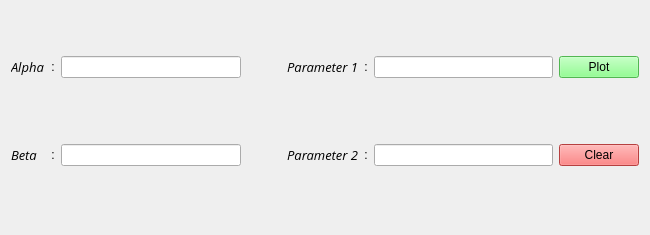
<?xml version="1.0" encoding="UTF-8"?>
<ui version="4.0">
 <class>second_option</class>
 <widget class="QWidget" name="second_option">
  <property name="geometry">
   <rect>
    <x>0</x>
    <y>0</y>
    <width>650</width>
    <height>235</height>
   </rect>
  </property>
  <property name="windowTitle">
   <string>Form</string>
  </property>
  <layout class="QHBoxLayout" name="horizontalLayout">
   <property name="topMargin">
    <number>0</number>
   </property>
   <item>
    <layout class="QGridLayout" name="main_grid">
     <property name="verticalSpacing">
      <number>10</number>
     </property>
     <item row="1" column="5">
      <widget class="QLabel" name="col_4">
       <property name="sizePolicy">
        <sizepolicy hsizetype="Fixed" vsizetype="Fixed">
         <horstretch>0</horstretch>
         <verstretch>0</verstretch>
        </sizepolicy>
       </property>
       <property name="text">
        <string>:</string>
       </property>
       <property name="alignment">
        <set>Qt::AlignmentFlag::AlignCenter</set>
       </property>
      </widget>
     </item>
     <item row="0" column="0">
      <widget class="QLabel" name="alpha_lab">
       <property name="font">
        <font>
         <family>Open Sans</family>
         <pointsize>10</pointsize>
         <italic>true</italic>
        </font>
       </property>
       <property name="text">
        <string>Alpha</string>
       </property>
      </widget>
     </item>
     <item row="0" column="1">
      <widget class="QLabel" name="col_1">
       <property name="sizePolicy">
        <sizepolicy hsizetype="Fixed" vsizetype="Fixed">
         <horstretch>0</horstretch>
         <verstretch>0</verstretch>
        </sizepolicy>
       </property>
       <property name="text">
        <string>:</string>
       </property>
       <property name="alignment">
        <set>Qt::AlignmentFlag::AlignCenter</set>
       </property>
      </widget>
     </item>
     <item row="1" column="4">
      <widget class="QLabel" name="param_lab_2">
       <property name="font">
        <font>
         <family>Open Sans</family>
         <pointsize>10</pointsize>
         <italic>true</italic>
        </font>
       </property>
       <property name="text">
        <string>Parameter 2</string>
       </property>
       <property name="alignment">
        <set>Qt::AlignmentFlag::AlignRight|Qt::AlignmentFlag::AlignTrailing|Qt::AlignmentFlag::AlignVCenter</set>
       </property>
      </widget>
     </item>
     <item row="1" column="7">
      <widget class="QPushButton" name="clear">
       <property name="minimumSize">
        <size>
         <width>0</width>
         <height>0</height>
        </size>
       </property>
       <property name="styleSheet">
        <string notr="true">background-color: rgb(255, 90, 90);</string>
       </property>
       <property name="text">
        <string>Clear</string>
       </property>
      </widget>
     </item>
     <item row="0" column="6">
      <widget class="QLineEdit" name="param_edit_1">
       <property name="minimumSize">
        <size>
         <width>0</width>
         <height>0</height>
        </size>
       </property>
      </widget>
     </item>
     <item row="0" column="4">
      <widget class="QLabel" name="param_lab_1">
       <property name="font">
        <font>
         <family>Open Sans</family>
         <pointsize>10</pointsize>
         <italic>true</italic>
        </font>
       </property>
       <property name="text">
        <string>Parameter 1</string>
       </property>
       <property name="alignment">
        <set>Qt::AlignmentFlag::AlignRight|Qt::AlignmentFlag::AlignTrailing|Qt::AlignmentFlag::AlignVCenter</set>
       </property>
      </widget>
     </item>
     <item row="1" column="1">
      <widget class="QLabel" name="col_2">
       <property name="sizePolicy">
        <sizepolicy hsizetype="Fixed" vsizetype="Fixed">
         <horstretch>0</horstretch>
         <verstretch>0</verstretch>
        </sizepolicy>
       </property>
       <property name="text">
        <string>:</string>
       </property>
       <property name="alignment">
        <set>Qt::AlignmentFlag::AlignCenter</set>
       </property>
      </widget>
     </item>
     <item row="1" column="2">
      <widget class="QLineEdit" name="beta_edit">
       <property name="minimumSize">
        <size>
         <width>0</width>
         <height>0</height>
        </size>
       </property>
      </widget>
     </item>
     <item row="0" column="2">
      <widget class="QLineEdit" name="alpha_edit">
       <property name="minimumSize">
        <size>
         <width>0</width>
         <height>0</height>
        </size>
       </property>
      </widget>
     </item>
     <item row="1" column="0">
      <widget class="QLabel" name="beta_lab">
       <property name="font">
        <font>
         <family>Open Sans</family>
         <pointsize>10</pointsize>
         <italic>true</italic>
        </font>
       </property>
       <property name="text">
        <string>Beta</string>
       </property>
      </widget>
     </item>
     <item row="0" column="5">
      <widget class="QLabel" name="col_3">
       <property name="sizePolicy">
        <sizepolicy hsizetype="Fixed" vsizetype="Fixed">
         <horstretch>0</horstretch>
         <verstretch>0</verstretch>
        </sizepolicy>
       </property>
       <property name="text">
        <string>:</string>
       </property>
       <property name="alignment">
        <set>Qt::AlignmentFlag::AlignCenter</set>
       </property>
      </widget>
     </item>
     <item row="0" column="7">
      <widget class="QPushButton" name="plot">
       <property name="minimumSize">
        <size>
         <width>0</width>
         <height>0</height>
        </size>
       </property>
       <property name="styleSheet">
        <string notr="true">background-color: rgb(115, 255, 115);</string>
       </property>
       <property name="text">
        <string>Plot</string>
       </property>
      </widget>
     </item>
     <item row="1" column="6">
      <widget class="QLineEdit" name="param_edit_2">
       <property name="minimumSize">
        <size>
         <width>0</width>
         <height>0</height>
        </size>
       </property>
      </widget>
     </item>
     <item row="0" column="3">
      <spacer name="spacer_2">
       <property name="orientation">
        <enum>Qt::Orientation::Horizontal</enum>
       </property>
       <property name="sizeType">
        <enum>QSizePolicy::Policy::Fixed</enum>
       </property>
       <property name="sizeHint" stdset="0">
        <size>
         <width>40</width>
         <height>20</height>
        </size>
       </property>
      </spacer>
     </item>
     <item row="1" column="3">
      <spacer name="spacer_1">
       <property name="orientation">
        <enum>Qt::Orientation::Horizontal</enum>
       </property>
       <property name="sizeType">
        <enum>QSizePolicy::Policy::Fixed</enum>
       </property>
       <property name="sizeHint" stdset="0">
        <size>
         <width>40</width>
         <height>20</height>
        </size>
       </property>
      </spacer>
     </item>
    </layout>
   </item>
  </layout>
 </widget>
 <resources/>
 <connections/>
</ui>
